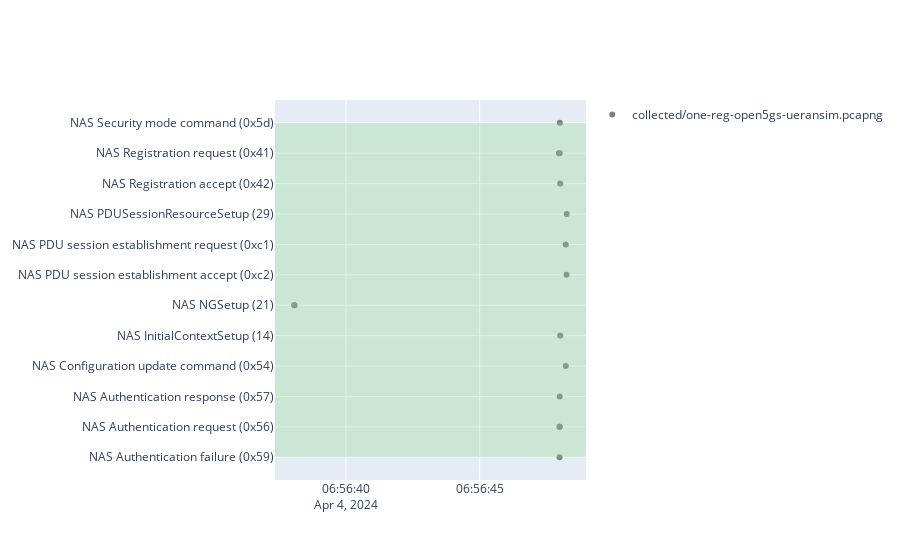

Notebook code for this chart:
### Code cell
fig = go.Figure(data=plot_data)
fig.update_layout(shapes=trace_plotting.get_protocol_shapes(packets_df, y_axis='y'))
fig.show()
out_html = ''.join(wireshark_traces.split('.')[0:-1]) + '_pcap_plot.html'
fig.write_html(out_html)

### Figure 1 — Plotly figure (JSON) as saved in the notebook; plotly's stock layout.template omitted (floating-point values rounded to 4 significant figures)
{"data": [{"hovertemplate": "%{text}, %{y}<extra></extra>", "line": {"color": "gray"}, "mode": "markers", "name": "collected/one-reg-open5gs-ueransim.pcapng", "opacity": 1, "showlegend": true, "text": ["Frame 17, 06:56:47.991514", "Frame 16, 06:56:47.990537", "Frame 18, 06:56:47.995325", "Frame 19, 06:56:47.996005", "Frame 26, 06:56:48.223965", "Frame 23, 06:56:48.014552", "Frame 5, 06:56:38.067521", "Frame 7, 06:56:38.071166", "Frame 27, 06:56:48.254281", "Frame 25, 06:56:48.222713", "Frame 29, 06:56:48.258234", "Frame 22, 06:56:48.014187", "Frame 15, 06:56:47.966409", "Frame 21, 06:56:48.000695", "Frame 20, 06:56:47.999838"], "type": "scatter", "x": ["2024-04-04T06:56:47.991514", "2024-04-04T06:56:47.990537", "2024-04-04T06:56:47.995325", "2024-04-04T06:56:47.996005", "2024-04-04T06:56:48.223965", "2024-04-04T06:56:48.014552", "2024-04-04T06:56:38.067521", "2024-04-04T06:56:38.071166", "2024-04-04T06:56:48.254281", "2024-04-04T06:56:48.222713", "2024-04-04T06:56:48.258234", "2024-04-04T06:56:48.014187", "2024-04-04T06:56:47.966409", "2024-04-04T06:56:48.000695", "2024-04-04T06:56:47.999838"], "y": ["NAS Authentication failure (0x59)", "NAS Authentication request (0x56)", "NAS Authentication request (0x56)", "NAS Authentication response (0x57)", "NAS Configuration update command (0x54)", "NAS InitialContextSetup (14)", "NAS NGSetup (21)", "NAS NGSetup (21)", "NAS PDU session establishment accept (0xc2)", "NAS PDU session establishment request (0xc1)", "NAS PDUSessionResourceSetup (29)", "NAS Registration accept (0x42)", "NAS Registration request (0x41)", "NAS Registration request (0x41)", "NAS Security mode command (0x5d)"]}], "layout": {"shapes": [{"fillcolor": "#8cd98c", "line": {"width": 0}, "opacity": 0.3, "type": "rect", "x0": 0, "x1": 1, "xref": "paper", "y0": "NAS Authentication failure (0x59)", "y1": "NAS Security mode command (0x5d)", "yref": "y"}]}}
